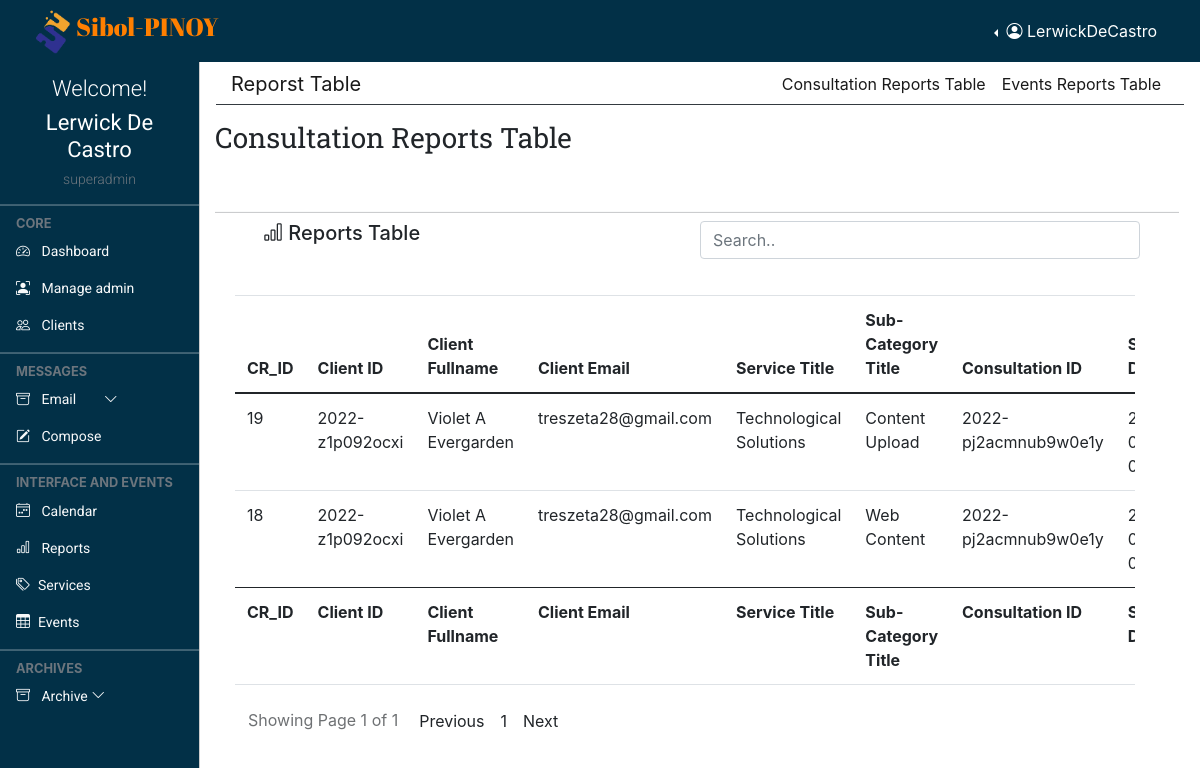
Screenshot of /admin/reports.php (signed in) with the database file from the repository.
### tables this page shows
CREATE TABLE `profile` (
  `id` int(11) NOT NULL,
  `loginId` int(11) NOT NULL,
  `firstName` varchar(255) NOT NULL,
  `lastName` varchar(255) NOT NULL,
  `dateAdded` datetime NOT NULL
);

### admin/reports.php (the view, shortened to what this page needs)
<!doctype html>
<html lang="en">
  <?php
      require "layout.part/admin.header.php";
  ?>
  <body>
    <?php
      require "layout.part/admin.top.navbar.php";
    ?>
    <?php
      require "layout.part/admin.side.navbar.php";
    ?>
    <main class="mt-5 pt-2">
        <?php
            require "layout.part/consul.reports.subnav.php";
        ?>
        <div class="container-fluid">
            <div class="row">
            <div class="col-md-12 mb-4">
                <h5 class="page-header">Consultation Reports Table</h5>
            </div>
        </div>
        <div class="row col-md-12 my-3">
            <hr class="dropdown-divider bg-dark" />
            <div class="col-md-6 px-5">
                <h5><span><i class="bi bi-bar-chart"></i></span> Reports Table</h5>
            </div>
            <div class="form-group float-end col-md-6">
                <input type="text" class="form-control inputSearch" id="inputSearch" placeholder="Search..">
            </div>
            <div class="card-body">
                <div class="table-responsive">
                    <table id="datatableid" class="table data-table" style="width: 100%">
                        <thead>
                            <tr>
                                <th>CR_ID</th>
                                <th>Client ID</th>
                                <th>Client Fullname</th>
                                <th>Client Email</th>
                                <th>Service Title</th>
                                <th>Sub-Category Title</th>
                                <th>Consultation ID</th>
                                <th>Set Date</th>
                            </tr>
                        </thead>
                        <tbody id="myTable">
                            <?php
                            if(isset($_GET['page_no']) && $_GET['page_no'] !=''){
                                $page_no = $_GET['page_no'];
                            }else{
                                $page_no = 1;
                            }
                            $total_records_per_page = 15;
                            $previous_page = $page_no - 1;
                            $next_page = $page_no + 1;
                            $result_count = mysqli_query($conn, "SELECT COUNT(*) as total_records FROM `events`" );
                            $total_records = mysqli_fetch_array($result_count);
                            $total_records = $total_records['total_records'];
                            $total_number_of_page = ceil($total_records / $total_records_per_page);
                            $consul_reports_query = "SELECT tb1.consul_reportID, tb.client_uniID, tb.firstName, tb.mi, tb.lastName, tb.email_add, tb3.service_title, tb4.sub_cat_title, tb1.consultation_id, tb1.set_date, tb1.set_time, tb5.username, tb1.status, tb1.approved_date FROM (((consultation_reports tb1 INNER JOIN client tb ON tb1.client_uniID = tb.client_uniID) INNER JOIN services tb3 ON tb1.service_uniID = tb3.service_uniID)INNER JOIN services_sub_category tb4 ON tb1.sub_cat_uniID = tb4.sub_cat_uniID)INNER JOIN login tb5 ON tb1.loginId = tb5.loginId ORDER BY tb1.consul_reportID DESC";
                            $consul_reports_query_result = mysqli_query($conn, $consul_reports_query);
                            if(mysqli_num_rows($consul_reports_query_result) > 0 ){
                                foreach($consul_reports_query_result as $consul_reports){
                                    ?>
                                    <tr >
                                        <td><?= $consul_reports['consul_reportID']?></td>
                                        <td><?= $consul_reports['client_uniID']?></td>
                                        <td><?= $consul_reports['firstName']?> <?= $consul_reports['mi']?> <?= $consul_reports['lastName']?></td>
                                        <td><?= $consul_reports['email_add']?></td>
                                        <td><?= $consul_reports['service_title']?></td>
                                        <td><?= $consul_reports['sub_cat_title']?></td>
                                        <td><?= $consul_reports['consultation_id']?></td>
                                        <td><?= $consul_reports['set_date']?></td>
                                    </tr>
                                    <?php
                                }
                            }
                            ?>
                        </tbody>
                        <tfoot>
                            <tr>
                                <th>CR_ID</th>
                                <th>Client ID</th>
                                <th>Client Fullname</th>
                                <th>Client Email</th>
                                <th>Service Title</th>
                                <th>Sub-Category Title</th>
                                <th>Consultation ID</th>
                                <th>Set Date</th>
                            </tr>
                        </tfoot>
                    </table>
                </div>
                <ul class="pagination pull-right">
                    <li class="pull-left btn btn-default disabled">Showing Page <?php echo $page_no." of ".$total_number_of_page;?></li>
                    <li class=" p-2 <?php if($page_no <= 1) { echo "disabled";}?>">
                        <a <?php if($page_no > 1) { echo "href='?page_no=$previous_page'";} ?>>Previous</a>
                    </li>
                    <?php
                        if($total_number_of_page <=10){
                            for($counter = 1; $counter <=$total_number_of_page;$counter++){
                                if($counter == $page_no){
                                    echo "<li class='active p-2'><a> $counter </a></li>";
                                }else{
                                    echo "<li class='p-2'><a href='?page_no=$counter'> $counter </a></li>";
                                }
                            }
                        }
                    ?>
                    <li class="p-2 <?php if($page_no >= $total_number_of_page) {echo "disabled";} ?>" >
                        <a <?php if($page_no < $total_number_of_page) {echo "href='?page_no=$next_page'";} ?>>Next</a>
                    </li>
                </ul>
            </div>
        </div>
    </main>
  </body>
</html>

### admin/layout.part/admin.header.php (shortened to what this page needs)
  <head>
    <link href="https://cdn.jsdelivr.net/npm/bootstrap@5.0.2/dist/css/bootstrap.min.css" rel="stylesheet">
    <link rel="stylesheet" href="https://cdnjs.cloudflare.com/ajax/libs/fullcalendar/3.4.0/fullcalendar.css" />
    <link rel="stylesheet" href="https://cdnjs.cloudflare.com/ajax/libs/twitter-bootstrap/4.0.0-alpha.6/css/bootstrap.css" />
    <link rel="stylesheet" href="https://cdn.jsdelivr.net/npm/bootstrap-icons@1.4.1/font/bootstrap-icons.css"/>
    <link rel="stylesheet" href="style/dataTables.bootstrap5.min.css" />
    <link rel="stylesheet" href="style/addstyler.css" />
    <link rel="stylesheet" href="style/colored.css" />
  </head>
<?php
function levelCheck($lev){
    if($lev == "0"){
      $lev = "admin";
    }
    else if($lev == "1"){
      $lev = "superadmin";
    }
    echo $lev;
  }
?>

### admin/layout.part/admin.top.navbar.php (shortened to what this page needs)
<?php
  require "../connection.php";
  if(isset($_SESSION["username"]) && isset($_SESSION["level"])){
    $musername = $_SESSION["username"];
    $sql = "SELECT login.loginId, profile.firstName, profile.lastName, login.username, login.level FROM login INNER JOIN profile ON
                login.loginId = profile.loginId WHERE login.username = '$musername'";
    if($result = $conn->query($sql)){
      if($result->num_rows == 1){
        if($row = $result->fetch_assoc()){
          $firstName = $row["firstName"];
          $lastName = $row["lastName"];
          $rusername = $row["username"];
          $level = $row["level"];
        }
      }
    }
  }
?>
<nav class="navbar navbar-expand-lg navbar-dark px-3 fixed-top bg-coloured">
  <div class="container-fluid">
    <div class="">
      <img class="__logo" src="../img/logo.png" alt=""><a class="logo-font" href="#">Sibol-PINOY</a>
    </div>
    <div class="collapse navbar-collapse justify-content-md-end" id="topNavBar">
      <div class="btn-group border-0 dropstart">
        <button type="button" class="btn text-white dropdown-toggle border-0" data-bs-toggle="dropdown" aria-expanded="false">
          <i class="bi bi-person-circle"></i> <span> <?= $rusername ?> </span>
        </button>
      </div>
    </div>
  </div>
</nav>

### admin/layout.part/admin.side.navbar.php (shortened to what this page needs)
<div class="offcanvas offcanvas-start sidebar-nav bg-coloured" id="sidebar">
    <div class="offcanvas-body p-0">
        <div class="container pt-3 text-center">
            <div class="text-white">
            <h4 class="welcome-text">Welcome!</h4>
            <h2 class="user-text"><?= $firstName . " " . $lastName?></h2>
            <h6 class="text-muted text-small"><?= levelCheck($level) ?></h6>
            </div>
        </div>
        <nav class="navbar-dark pb-5">
            <ul class="navbar-nav">
                <hr class="dropdown-divider bg-light" />
                <div class="text-muted small fw-bold text-uppercase px-3">
                    CORE
                </div>
                <li>
                    <a href="landing" class="nav-link px-3 text-light text-normal">
                        <span class="me-2"><i class="bi bi-speedometer2"></i></span>
                        <span>Dashboard</span>
                    </a>
                    <?php
                        if(isset($_SESSION["level"])){
                            $check_level = $_SESSION["level"];
                            if($check_level == '1'){
                                echo ' <a href="admin.con" class="nav-link px-3 text-light text-normal">
                                            <span class="me-2"><i class="bi bi-person-bounding-box"></i></span>
                                            <span>Manage admin</span>
                                        </a>';
                            }
                        }
                    ?>
                    <a href="clients.record" class="nav-link px-3 text-light text-normal">
                        <span class="me-2"><i class="bi bi-people"></i></span>
                        <span>Clients</span>
                    </a>
                </li>
                <hr class="dropdown-divider bg-light" />
                <div class="text-muted small fw-bold text-uppercase px-3">
                    Messages
                </div>
                <li>
                    <a class="nav-link px-3 text-light text-normal position-relative" data-bs-toggle="collapse" href="#email">
                        <span class="me-2"><i class="bi bi-archive"></i></span>
                            <span>Email
                        </span>
                        <span class="ms-auto">
                            <span class="right-icon mx-4">
                            <i class="bi bi-chevron-down"></i>
                            </span>
                        </span>
                    </a>
                    <a href="#" class="nav-link px-3 text-light text-normal">
                        <span class="me-2"><i class="bi bi-pencil-square"></i></span>
                        <span>
                            <button type="button" class="bg-transparent border-0 text-light" data-bs-toggle="modal" data-bs-target="#exampleModal">
                                Compose
                            </button>
                        </span>
                    </a>
                </li>
                <hr class="dropdown-divider bg-light" />
                <div class="text-muted small fw-bold text-uppercase px-3">
                    Interface and Events
                </div>
                <li>
                    <a href="calender" class="nav-link px-3 text-light text-normal">
                            <span class="me-2"><i class="bi bi-calendar4-week"></i></span>
                            <span>Calendar</span>
                    </a>
                    <a href="reports" class="nav-link px-3 text-light text-normal">
                            <span class="me-2"><i class="bi bi-bar-chart"></i></span>
                            <span>Reports</span>
                    </a>
                    <a href="services.tools" class="nav-link px-3 sidebar-link text-light text-normal" >
                        <span class="me-2"><i class="bi bi-tags"></i></span>
                        <span>Services</span>
                    </a>
                    <a href="events" class="nav-link px-3 sidebar-link text-light text-normal">
                        <span class="me-2"><i class="bi bi-table"></i></span>
                        <span>Events</span>
                    </a>
                </li>
                <hr class="dropdown-divider bg-light" />
                <div class="text-muted small fw-bold text-uppercase px-3">
                    Archives
                </div>
                <li>
                    <a class="nav-link px-3  text-light text-normal" data-bs-toggle="collapse" href="#archives">
                        <span class="me-2"><i class="bi bi-archive"></i></span>
                        <span>Archive</span>
                        <span class="ms-auto">
                            <span class="right-icon">
                            <i class="bi bi-chevron-down"></i>
                            </span>
                        </span>
                    </a>
                </li>
            </ul>
        </nav>
    </div>
</div>

### admin/style/addstyler.css (style rules this page uses)
:root { --yellowColor: #FF7F00; --blueColor: #040478; --roboto: 'Roboto', sans-serif; --robotoSlab: 'Roboto Slab', serif; --abrilFatface: 'Abril Fatface', cursive; --offcanvas-width: 200px; --topNavbarHeight: 60px; --navColor: #6c757d; }
* { padding: 0; margin: 0; box-sizing: border-box; }
body { background-color: rgb(255, 255, 255); overflow: hidden; }
.text-normal { font-family: var(--roboto); font-size: 14px; font-weight: 400; }
.text-small { font-family: var(--roboto); font-size: 14px; font-weight: 300; }
.page-header { font-family: var(--robotoSlab); font-size: 28px; font-weight: 400; }
.user-text { font-family: var(--roboto); font-size: 22px; font-weight: 400; }
.welcome-text { font-family: var(--roboto); font-size: 22px; font-weight: 300; }
.__logo { width: 45px; height: 45px; }
.logo-font { font-family: var(--abrilFatface); color: var(--yellowColor); font-size: 25px; text-decoration: none; transition: 0.3s ease-in-out; }
.sidebar-nav { width: var(--offcanvas-width); }
.sidebar-link { display: flex; align-items: center; }
@media (min-width: 992px) { body { overflow: auto !important; } }
@media (min-width: 992px) { main { margin-left: var(--offcanvas-width); } }
@media (min-width: 992px) { .sidebar-nav { -webkit-transform: none; transform: none; visibility: visible !important; height: calc(100% - var(--topNavbarHeight)); top: var(--topNavbarHeight); } }

### admin/style/colored.css (style rules this page uses)
.bg-coloured { background-color: #023047; }

### rows the page displays
profile: loginId.username "LerwickDeCastro", firstName "Lerwick", lastName "De Castro", loginId.level "superadmin"

### other values shown
$consul_reports['consul_reportID'] "19"
$consul_reports['client_uniID'] "2022-z1p092ocxi"
$consul_reports['firstName'] "Violet"
$consul_reports['mi'] "A"
$consul_reports['lastName'] "Evergarden"
$consul_reports['email_add'] "treszeta28@gmail.com"
$consul_reports['service_title'] "Technological Solutions"
$consul_reports['sub_cat_title'] "Content Upload"
$consul_reports['consultation_id'] "2022-pj2acmnub9w0e1y"
$consul_reports['consul_reportID'] "18"
$consul_reports['sub_cat_title'] "Web Content"
$page_no "1"
$total_number_of_page "1"
